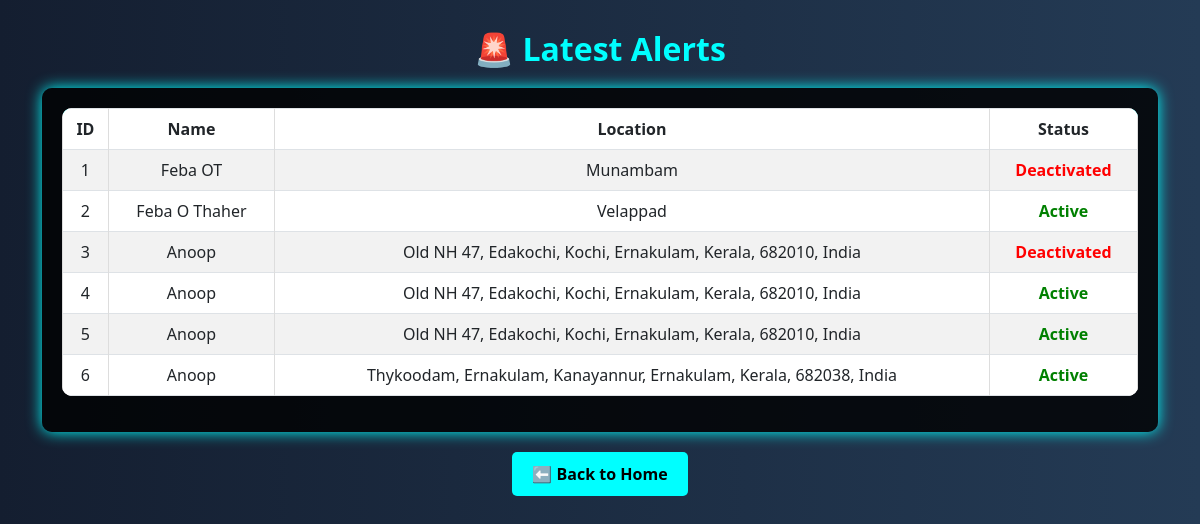
Page /admin_alerts on the committed database.
### tables this page shows
CREATE TABLE user_alert (
            id INTEGER PRIMARY KEY AUTOINCREMENT,
            user_id INTEGER,
            name TEXT NOT NULL,
            phone TEXT NOT NULL,
            location TEXT NOT NULL,
            district TEXT NOT NULL,
            timestamp DATETIME DEFAULT CURRENT_TIMESTAMP, status TEXT DEFAULT 'Active',
            FOREIGN KEY (user_id) REFERENCES users(id)
        );

### app.py (the view)
@app.route('/admin_alerts')
def admin_alerts():
    conn = sqlite3.connect("user.db")
    cursor = conn.cursor()
    cursor.execute("SELECT id, name, location, status FROM user_alert")
    alerts = cursor.fetchall()
    conn.close()
    return render_template('admin_alerts.html', alerts=alerts)

### app.py (called while the page is built)
@app.after_request
def add_no_cache_headers(response):
    response.headers["Cache-Control"] = "no-store, no-cache, must-revalidate, max-age=0"
    response.headers["Pragma"] = "no-cache"
    response.headers["Expires"] = "0"
    return response

### templates/admin_alerts.html (shortened to what this page needs)
<!DOCTYPE html>
<html lang="en">
<head>
    <link rel="stylesheet" href="https://cdn.jsdelivr.net/npm/bootstrap@5.3.0/dist/css/bootstrap.min.css">
</head>
<body>
    <div class="container">
        <h2>🚨 Latest Alerts</h2>
        <div class="table-container">
            <table class="table table-striped table-bordered">
                <thead>
                    <tr>
                        <th>ID</th>
                        <th>Name</th>
                        <th>Location</th>
                        <th>Status</th>
                    </tr>
                </thead>
                <tbody>
                    {% for alert in alerts %}
                    <tr>
                        <td>{{ alert[0] }}</td>
                        <td>{{ alert[1] }}</td>
                        <td>{{ alert[2] }}</td>
                        <td>
                            {% if alert[3] == "Active" %}
                                <span class="status-active">Active</span>
                            {% else %}
                                <span class="status-deactivated">Deactivated</span>
                            {% endif %}
                        </td>
                    </tr>
                    {% endfor %}
                </tbody>
            </table>
        </div>
        <div class="text-center">
            <a href="{{ url_for('admin_home') }}" class="back-btn">⬅ Back to Home</a>
        </div>
    </div>
</body>
</html>

### templates/admin_alerts.html (style rules this page uses)
body { background: linear-gradient(to right, #141e30, #243b55); color: white; }
.container { margin-top: 30px; }
h2 { text-align: center; margin-bottom: 20px; font-weight: bold; color: cyan; }
.table-container { background: rgba(0, 0, 0, 0.8); padding: 20px; border-radius: 10px; box-shadow: 0 0 15px cyan; }
table { width: 100%; background: white; border-radius: 10px; overflow: hidden; }
th, td { text-align: center; padding: 12px; border: 1px solid #ddd; }
thead { background: cyan; color: black; font-weight: bold; }
.status-active { color: green; font-weight: bold; }
.status-deactivated { color: red; font-weight: bold; }
.back-btn { margin-top: 20px; background: cyan; color: black; font-weight: bold; padding: 10px 20px; border-radius: 5px; text-decoration: none; display: inline-block; transition: 0.3s; }

### rows in the picture
user_alert: id "1", name "Feba OT", location "Munambam", status "Deactivated"
user_alert: id "2", name "Feba O Thaher", location "Velappad", status "Active"
user_alert: id "3", name "Anoop", location "Old NH 47, Edakochi, Kochi, Ernakulam, Kerala, 682010, India", status "Deactivated"
user_alert: id "4", name "Anoop", location "Old NH 47, Edakochi, Kochi, Ernakulam, Kerala, 682010, India", status "Active"
user_alert: id "5", name "Anoop", location "Old NH 47, Edakochi, Kochi, Ernakulam, Kerala, 682010, India", status "Active"
user_alert: id "6", name "Anoop", location "Thykoodam, Ernakulam, Kanayannur, Ernakulam, Kerala, 682038, India", status "Active"
